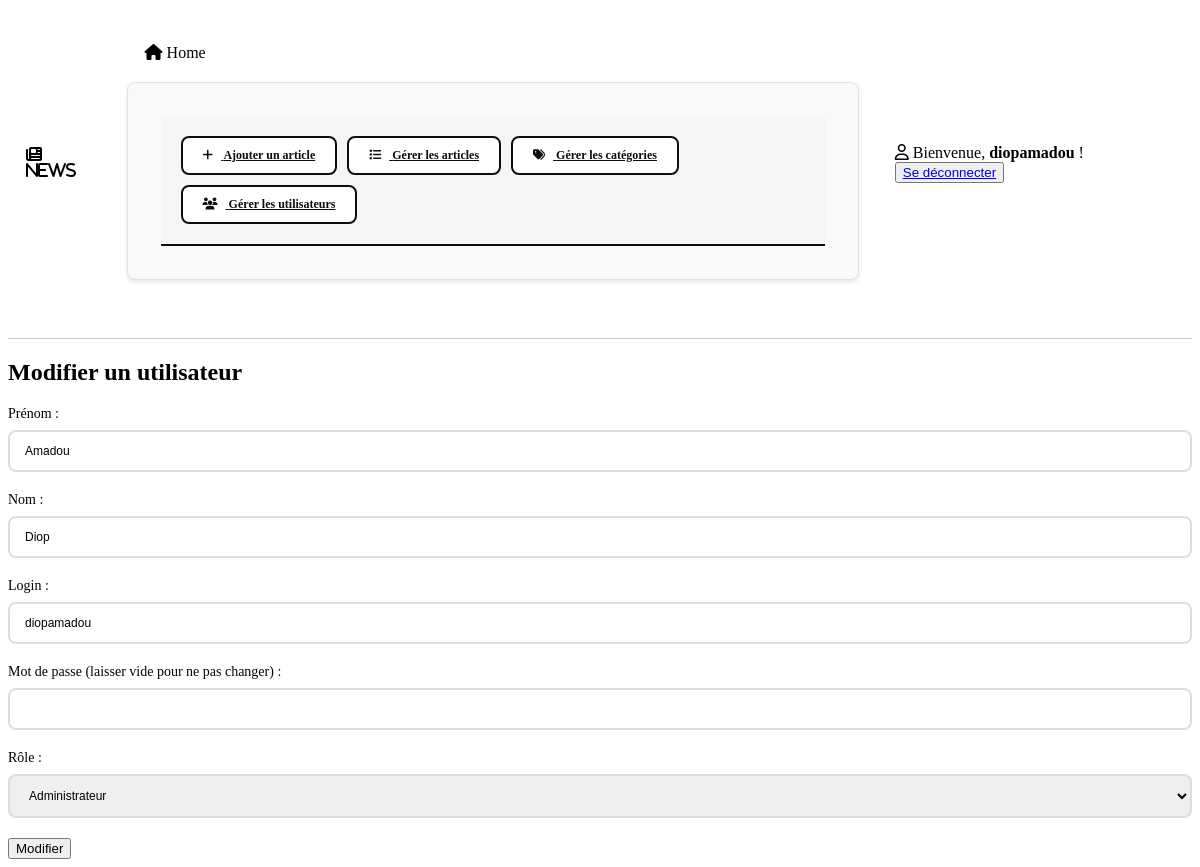
/utilisateurs/modifier.php?id=1 (signed in), run on the app's committed database.
### tables this page shows
CREATE TABLE IF NOT EXISTS utilisateurs (
    id            INT AUTO_INCREMENT PRIMARY KEY,
    nom           VARCHAR(100) NOT NULL,
    prenom        VARCHAR(100) NOT NULL,
    login         VARCHAR(100) NOT NULL UNIQUE,
    mot_de_passe  VARCHAR(255) NOT NULL,
    role          ENUM('editeur', 'administrateur') NOT NULL,
    date_creation DATETIME DEFAULT CURRENT_TIMESTAMP
);

### utilisateurs/modifier.php (the view, shortened to what this page needs)
<?php
require_once '../db.php';
require_once '../entete.php';
require_once '../menu.php';
$id = $_GET['id'];
$sql = 'SELECT * FROM utilisateurs WHERE id = :id';
$stmt = $db->prepare($sql);
$stmt->execute([':id' => $id]);
$user = $stmt->fetch();
?>
<?php if ($_SERVER['REQUEST_METHOD'] !== 'POST') { ?>
    <div class="container">
        <h2>Modifier un utilisateur</h2>
        <form action="modifier.php?id=<?php echo $id; ?>" method="POST">
            <div class="form-group">
                <label for="prenom">Prénom :</label>
                <input type="text" id="prenom" name="prenom" value="<?php echo htmlspecialchars($user['prenom']); ?>" required>
            </div>
            <div class="form-group">
                <label for="nom">Nom :</label>
                <input type="text" id="nom" name="nom" value="<?php echo htmlspecialchars($user['nom']); ?>" required>
            </div>
            <div class="form-group">
                <label for="login">Login :</label>
                <input type="text" id="login" name="login" value="<?php echo    htmlspecialchars($user['login']); ?>" required>
            </div>
            <div class="form-group">
                <label for="password">Mot de passe (laisser vide pour ne pas changer) :</label>
                <input type="password" id="password" name="password">
            </div>
            <div class="form-group">
                <label for="role">Rôle :</label>
                <select id="role" name="role" required>
                    <option value="administrateur" <?php if ($user['role'] === 'administrateur') echo 'selected'; ?>>Administrateur</option>
                </select>
            </div>
            <button type="submit" class="btn">Modifier</button>
        </form>
    </div>
<?php } ?>

### style.css (style rules this page uses)
.form-group { margin-bottom: 20px; }
.form-group label { display: block; margin-bottom: 8px; color: #0c0101; font-weight: 350; font-size: 14px; }
.form-group input, .form-group select { width: 100%; padding: 12px 15px; border: 2px solid #ddd; border-radius: 8px; font-size: 12px; transition: all 0.3s ease; box-sizing: border-box; }
.form-group input[type="password"] { font-family: 'Courier New', monospace; }
.form-group { position: relative; }

### data on the page
utilisateurs: prenom "Amadou", nom "Diop", login "diopamadou", role "Administrateur"

### other printed values
$_SESSION['user']['login'] "diopamadou"
